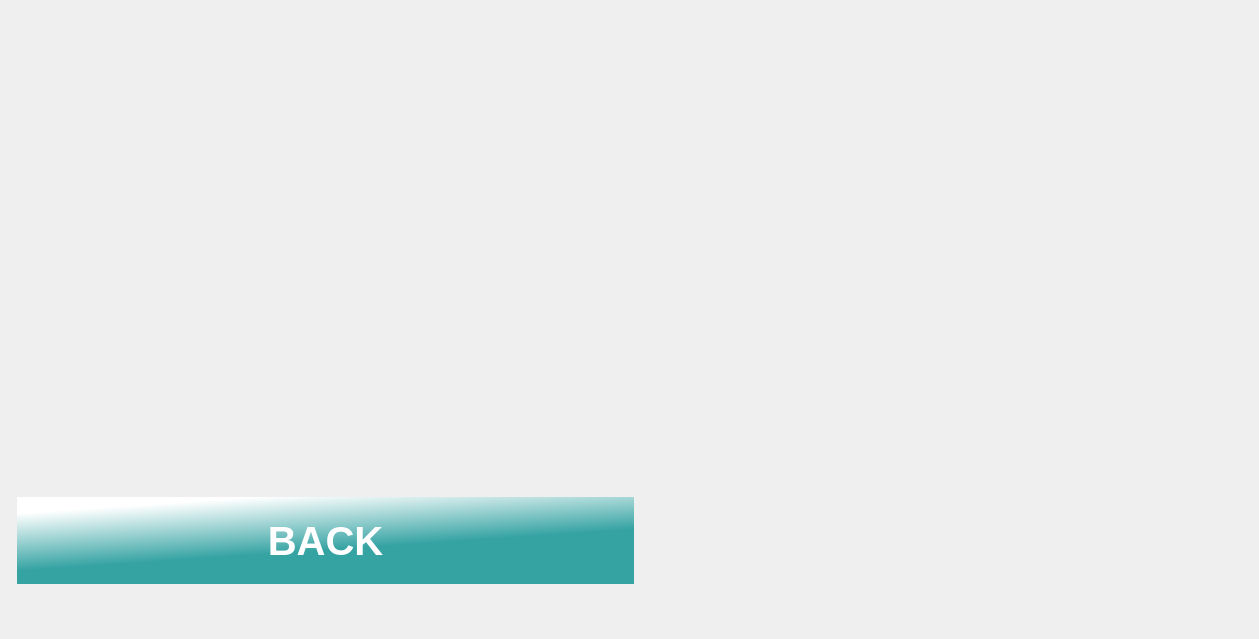
    <widget class="QWidget" name="page_80">
     <widget class="QLabel" name="label_148">
      <property name="geometry">
       <rect>
        <x>0</x>
        <y>0</y>
        <width>1250</width>
        <height>630</height>
       </rect>
      </property>
      <property name="text">
       <string/>
      </property>
      <property name="pixmap">
       <pixmap resource="icon.qrc">:/adding/adding/rm380-02-knyfs2py.jpg</pixmap>
      </property>
      <property name="scaledContents">
       <bool>true</bool>
      </property>
     </widget>
     <widget class="QLabel" name="label_165">
      <property name="geometry">
       <rect>
        <x>40</x>
        <y>20</y>
        <width>501</width>
        <height>421</height>
       </rect>
      </property>
      <property name="text">
       <string/>
      </property>
      <property name="pixmap">
       <pixmap resource="Res2.qrc">:/Rb_to_54/Rb_to_54/37Rb.jpeg</pixmap>
      </property>
      <property name="scaledContents">
       <bool>true</bool>
      </property>
     </widget>
     <widget class="QLabel" name="label_166">
      <property name="geometry">
       <rect>
        <x>690</x>
        <y>40</y>
        <width>471</width>
        <height>501</height>
       </rect>
      </property>
      <property name="text">
       <string/>
      </property>
      <property name="pixmap">
       <pixmap resource="Res2.qrc">:/Rb_to_54/Rb_to_54/37.png</pixmap>
      </property>
      <property name="scaledContents">
       <bool>true</bool>
      </property>
     </widget>
     <widget class="QPushButton" name="Rb_back">
      <property name="geometry">
       <rect>
        <x>10</x>
        <y>490</y>
        <width>631</width>
        <height>101</height>
       </rect>
      </property>
      <property name="font">
       <font>
        <pointsize>30</pointsize>
        <italic>false</italic>
        <bold>true</bold>
       </font>
      </property>
      <property name="autoFillBackground">
       <bool>false</bool>
      </property>
      <property name="styleSheet">
       <string notr="true">QPushButton
{
border:none;
color:white;
	
	
	background-color: qlineargradient(spread:pad, x1:0.651, y1:0.536, x2:0.393796, y2:0, stop:0 rgba(54, 163, 163, 255), stop:1 rgba(255, 255, 255, 255));
	
margin:7px;

}
QPushButton:pressed
{
	
	background-color: qlineargradient(spread:pad, x1:0.512878, y1:0.513273, x2:0.653182, y2:1, stop:0 rgba(54, 163, 163, 255), stop:1 rgba(255, 255, 255, 255));
}</string>
      </property>
      <property name="text">
       <string>BACK</string>
      </property>
     </widget>
    </widget>
